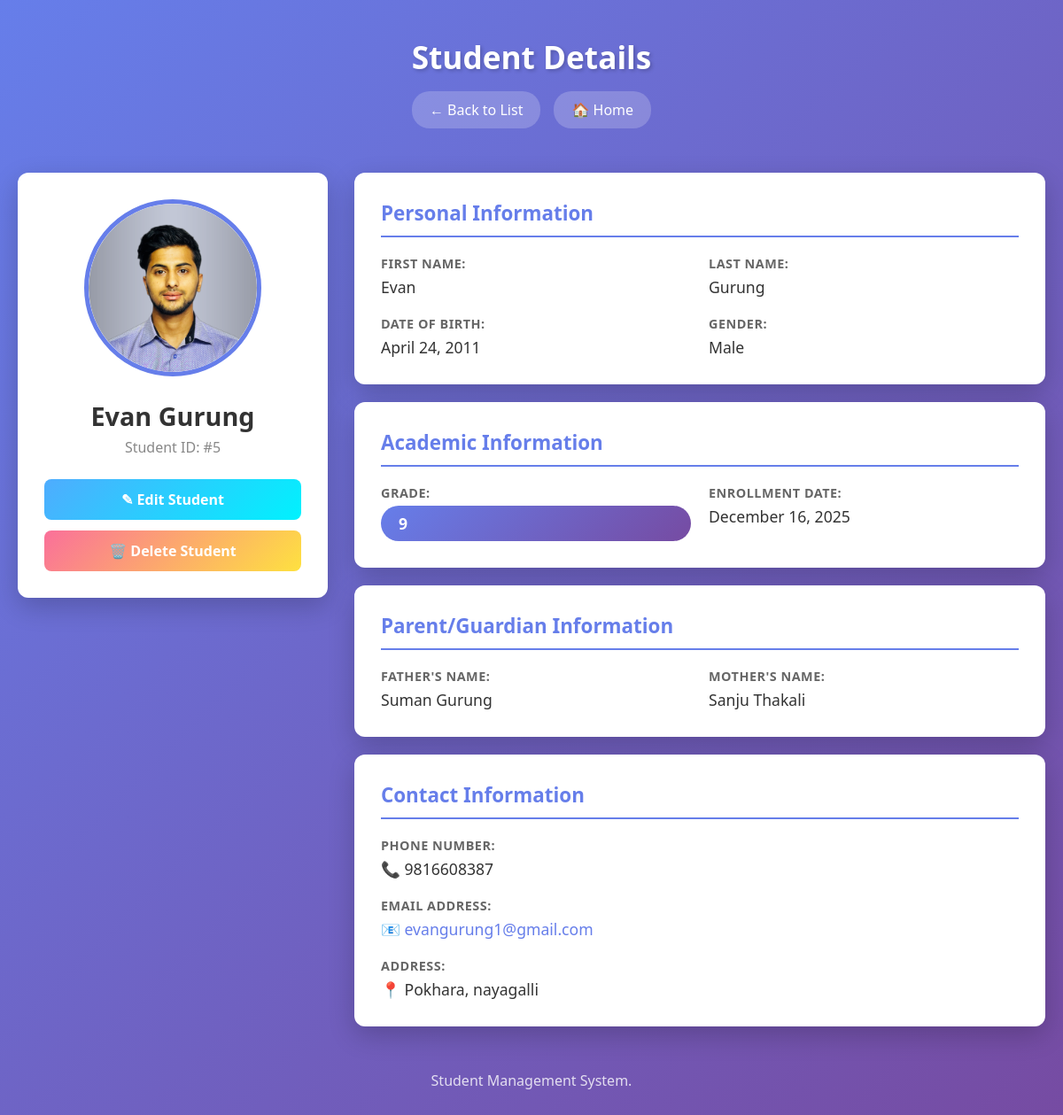
The app's page /student_detail/5/ (signed in), older data.
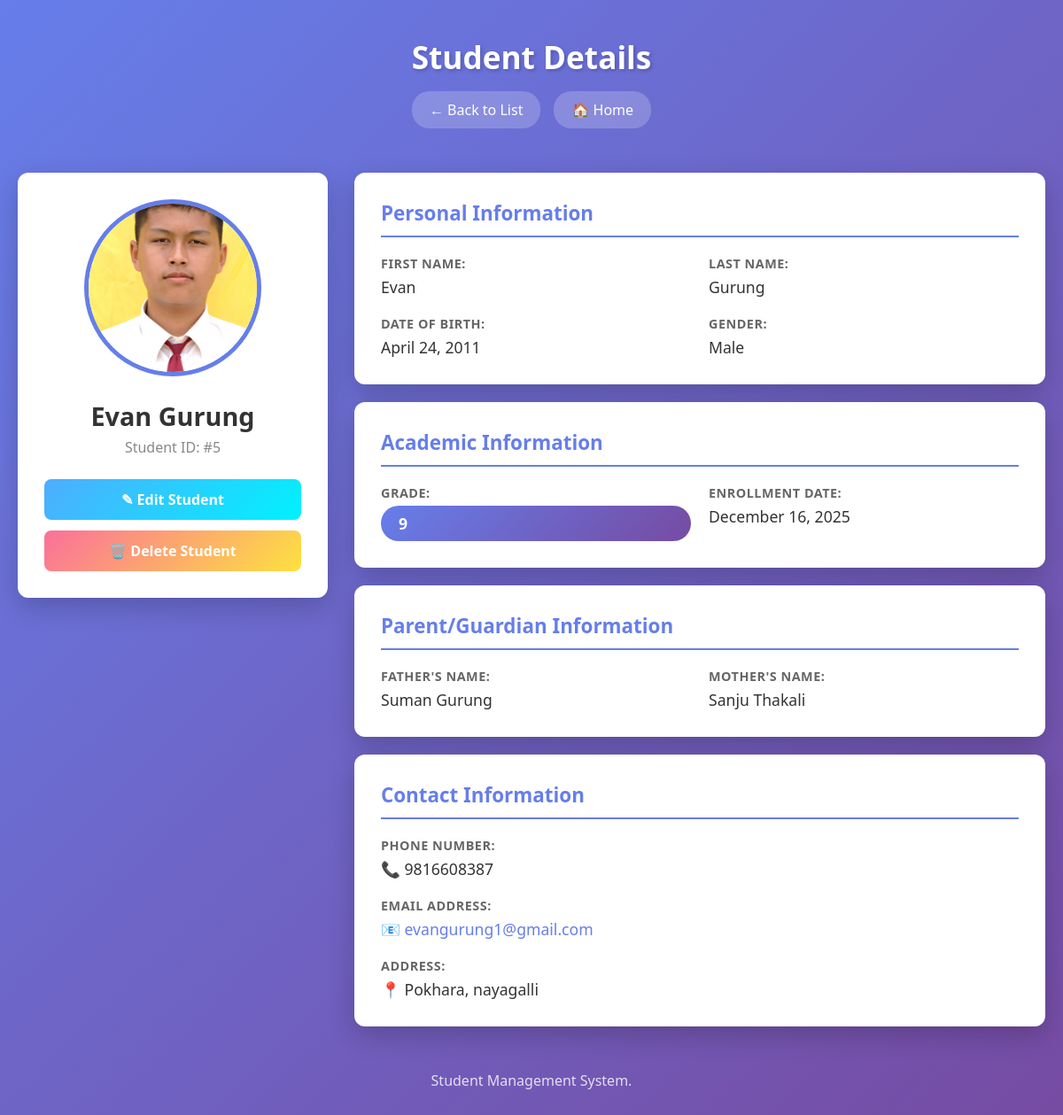
The same page, newer data.
### student/models.py (models this page shows, shortened)
class Student(models.Model):
    first_name = models.CharField(max_length=30)
    last_name = models.CharField(max_length=30)
    grade=models.CharField(max_length=10)
    date_of_birth = models.DateField()
    fathers_name = models.CharField(max_length=30, null=True, blank=True)
    mother_name = models.CharField(max_length=30, null=True, blank=True)
    address = models.TextField()
    phone_number = models.CharField(max_length=15, unique=True)
    gender = models.CharField(max_length=10)
    email = models.EmailField(unique=True, null=True, blank=True)
    enrollment_date = models.DateField()
    image = models.ImageField(upload_to='student_images/', null=True, blank=True)

### student/views.py (the view)
# urls.py: path('student_detail/<int:student_id>/', views.student_detail, name='student_detail'),
@login_required(login_url='login')
def student_detail(request, student_id):
    student = Student.objects.get(id=student_id)
    return render(request, 'student_detail.html', {'student': student})

### student/templates/student_detail.html (shortened to what the changed rows need)
{% load static %}
<!DOCTYPE html>
<html lang="en">
<head>
    <link rel="stylesheet" href="{% static 'css/student_detail.css' %}">
</head>
<body>
    <div class="container">
        <header>
            <h1>Student Details</h1>
        </header>
        <main>
            <div class="detail-container">
                <div class="photo-section">
                    {% if student.image %}
                        <img src="{{ student.image.url }}" alt="{{ student.first_name }} {{ student.last_name }}" class="student-photo">
                    {% else %}
                        <div class="photo-placeholder-large">
                            {{ student.first_name|first }}{{ student.last_name|first }}
                        </div>
                    {% endif %}
                    <h2 class="student-name">{{ student.first_name }} {{ student.last_name }}</h2>
                    <p class="student-id">Student ID: #{{ student.id }}</p>
                    <div class="action-buttons">
                        <a href="{% url 'update_student' student.id %}" class="btn btn-edit">✎ Edit Student</a>
                        <a href="{% url 'delete_student' student.id %}" class="btn btn-delete" onclick="return confirm('Are you sure you want to delete this student?')">🗑️ Delete Student</a>
                    </div>
                </div>
                <div class="info-section">
                    <div class="info-card">
                        <div class="info-grid">
                            <div class="info-item">
                                <span class="label">First Name:</span>
                                <span class="value">{{ student.first_name }}</span>
                            </div>
                            <div class="info-item">
                                <span class="label">Last Name:</span>
                                <span class="value">{{ student.last_name }}</span>
                            </div>
                            <div class="info-item">
                                <span class="label">Date of Birth:</span>
                                <span class="value">{{ student.date_of_birth|date:"F d, Y" }}</span>
                            </div>
                            <div class="info-item">
                                <span class="label">Gender:</span>
                                <span class="value">{{ student.gender }}</span>
                            </div>
                        </div>
                    </div>
                    <div class="info-card">
                        <div class="info-grid">
                            <div class="info-item">
                                <span class="label">Grade:</span>
                                <span class="value grade-badge">{{ student.grade }}</span>
                            </div>
                            <div class="info-item">
                                <span class="label">Enrollment Date:</span>
                                <span class="value">{{ student.enrollment_date|date:"F d, Y" }}</span>
                            </div>
                        </div>
                    </div>
                    <div class="info-card">
                        <div class="info-grid">
                            <div class="info-item">
                                <span class="label">Father's Name:</span>
                                <span class="value">{{ student.fathers_name|default:"Not Provided" }}</span>
                            </div>
                            <div class="info-item">
                                <span class="label">Mother's Name:</span>
                                <span class="value">{{ student.mother_name|default:"Not Provided" }}</span>
                            </div>
                        </div>
                    </div>
                    <div class="info-card">
                        <div class="info-grid">
                            <div class="info-item full-width">
                                <span class="label">Phone Number:</span>
                                <span class="value">📞 {{ student.phone_number }}</span>
                            </div>
                            <div class="info-item full-width">
                                <span class="value">
                                    {% if student.email %}
                                        📧 <a href="mailto:{{ student.email }}">{{ student.email }}</a>
                                    {% else %}
                                        Not Provided
                                    {% endif %}
                                </span>
                            </div>
                            <div class="info-item full-width">
                                <span class="label">Address:</span>
                                <span class="value">📍 {{ student.address }}</span>
                            </div>
                        </div>
                    </div>
                </div>
            </div>
        </main>
    </div>
</body>
</html>

Row changes from the older to the newer data that the page shows:
changed Student "Evan": image: a different picture
